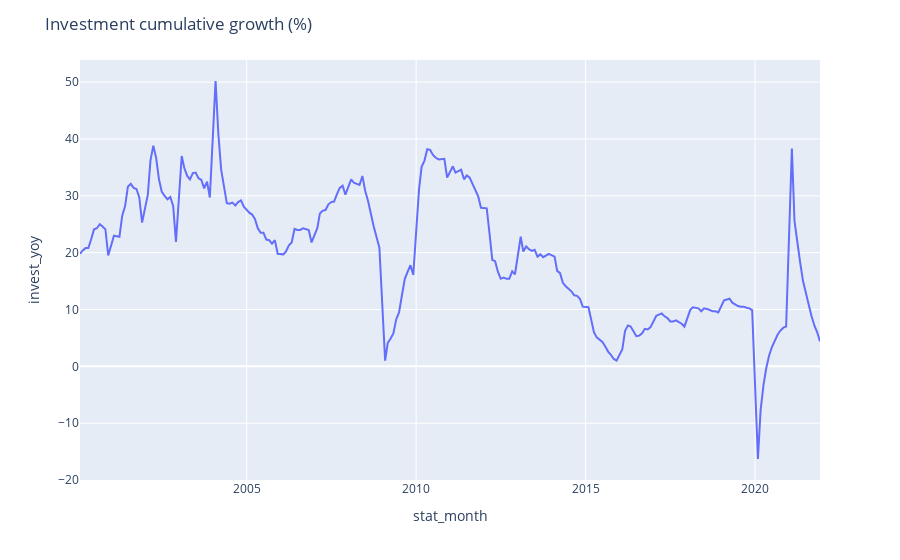

Here is the notebook cell this chart was saved with:
### Code cell
# Real estate investment_cumulative growth (%)
fig_investment_cumulative_growth = px.line(df_mac_industry_estate_invest_month, x='stat_month', y="invest_yoy")
fig_investment_cumulative_growth.update_layout(title = 'Investment cumulative growth (%)')
fig_investment_cumulative_growth.show()

### Figure 1 — Plotly figure (JSON) as saved in the notebook; plotly's stock layout.template omitted (floating-point values rounded to 4 significant figures; data arrays with more than 128 entries replaced by an {"elided": "..."} marker saying what was removed)
{"data": [{"hovertemplate": "stat_month=%{x}<br>invest_yoy=%{y}<extra></extra>", "legendgroup": "", "line": {"color": "#636efa", "dash": "solid"}, "marker": {"symbol": "circle"}, "mode": "lines", "name": "", "orientation": "v", "showlegend": false, "type": "scatter", "x": {"elided": "242 str values"}, "xaxis": "x", "y": {"elided": "242 float values"}, "yaxis": "y"}], "layout": {"autosize": true, "legend": {"tracegroupgap": 0}, "margin": {"t": 60}, "title": {"text": "Investment cumulative growth (%)"}, "xaxis": {"anchor": "y", "autorange": true, "domain": [0, 1], "range": ["2000-02-01", "2021-12-01"], "title": {"text": "stat_month"}, "type": "date"}, "yaxis": {"anchor": "x", "autorange": true, "domain": [0, 1], "range": [-19.99, 53.89], "title": {"text": "invest_yoy"}, "type": "linear"}}}
